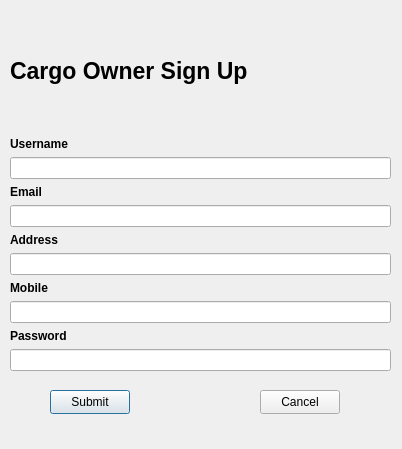
<?xml version="1.0" encoding="UTF-8"?>
<ui version="4.0">
 <class>COsignupPage</class>
 <widget class="QDialog" name="COsignupPage">
  <property name="geometry">
   <rect>
    <x>0</x>
    <y>0</y>
    <width>402</width>
    <height>449</height>
   </rect>
  </property>
  <property name="windowTitle">
   <string>E-TM Platform | Sign Up</string>
  </property>
  <widget class="QPushButton" name="submitBtn">
   <property name="geometry">
    <rect>
     <x>50</x>
     <y>390</y>
     <width>80</width>
     <height>24</height>
    </rect>
   </property>
   <property name="text">
    <string>Submit</string>
   </property>
  </widget>
  <widget class="QPushButton" name="cancelBtn">
   <property name="geometry">
    <rect>
     <x>260</x>
     <y>390</y>
     <width>80</width>
     <height>24</height>
    </rect>
   </property>
   <property name="text">
    <string>Cancel</string>
   </property>
  </widget>
  <widget class="QWidget" name="layoutWidget">
   <property name="geometry">
    <rect>
     <x>10</x>
     <y>10</y>
     <width>381</width>
     <height>361</height>
    </rect>
   </property>
   <layout class="QVBoxLayout" name="verticalLayout_2">
    <item>
     <widget class="QLabel" name="label">
      <property name="font">
       <font>
        <pointsize>17</pointsize>
        <bold>true</bold>
       </font>
      </property>
      <property name="text">
       <string>Cargo Owner Sign Up</string>
      </property>
     </widget>
    </item>
    <item>
     <layout class="QVBoxLayout" name="verticalLayout">
      <item>
       <widget class="QLabel" name="label_2">
        <property name="font">
         <font>
          <bold>true</bold>
         </font>
        </property>
        <property name="text">
         <string>Username</string>
        </property>
       </widget>
      </item>
      <item>
       <widget class="QLineEdit" name="usernameField"/>
      </item>
      <item>
       <widget class="QLabel" name="label_4">
        <property name="font">
         <font>
          <bold>true</bold>
         </font>
        </property>
        <property name="text">
         <string>Email</string>
        </property>
       </widget>
      </item>
      <item>
       <widget class="QLineEdit" name="emailField"/>
      </item>
      <item>
       <widget class="QLabel" name="label_5">
        <property name="font">
         <font>
          <bold>true</bold>
         </font>
        </property>
        <property name="text">
         <string>Address</string>
        </property>
       </widget>
      </item>
      <item>
       <widget class="QLineEdit" name="adressField"/>
      </item>
      <item>
       <widget class="QLabel" name="label_6">
        <property name="font">
         <font>
          <bold>true</bold>
         </font>
        </property>
        <property name="text">
         <string>Mobile</string>
        </property>
       </widget>
      </item>
      <item>
       <widget class="QLineEdit" name="mobileField"/>
      </item>
      <item>
       <widget class="QLabel" name="label_3">
        <property name="font">
         <font>
          <bold>true</bold>
         </font>
        </property>
        <property name="text">
         <string>Password</string>
        </property>
       </widget>
      </item>
      <item>
       <widget class="QLineEdit" name="passwordField">
        <property name="echoMode">
         <enum>QLineEdit::Password</enum>
        </property>
       </widget>
      </item>
     </layout>
    </item>
   </layout>
  </widget>
 </widget>
 <resources/>
 <connections/>
</ui>
